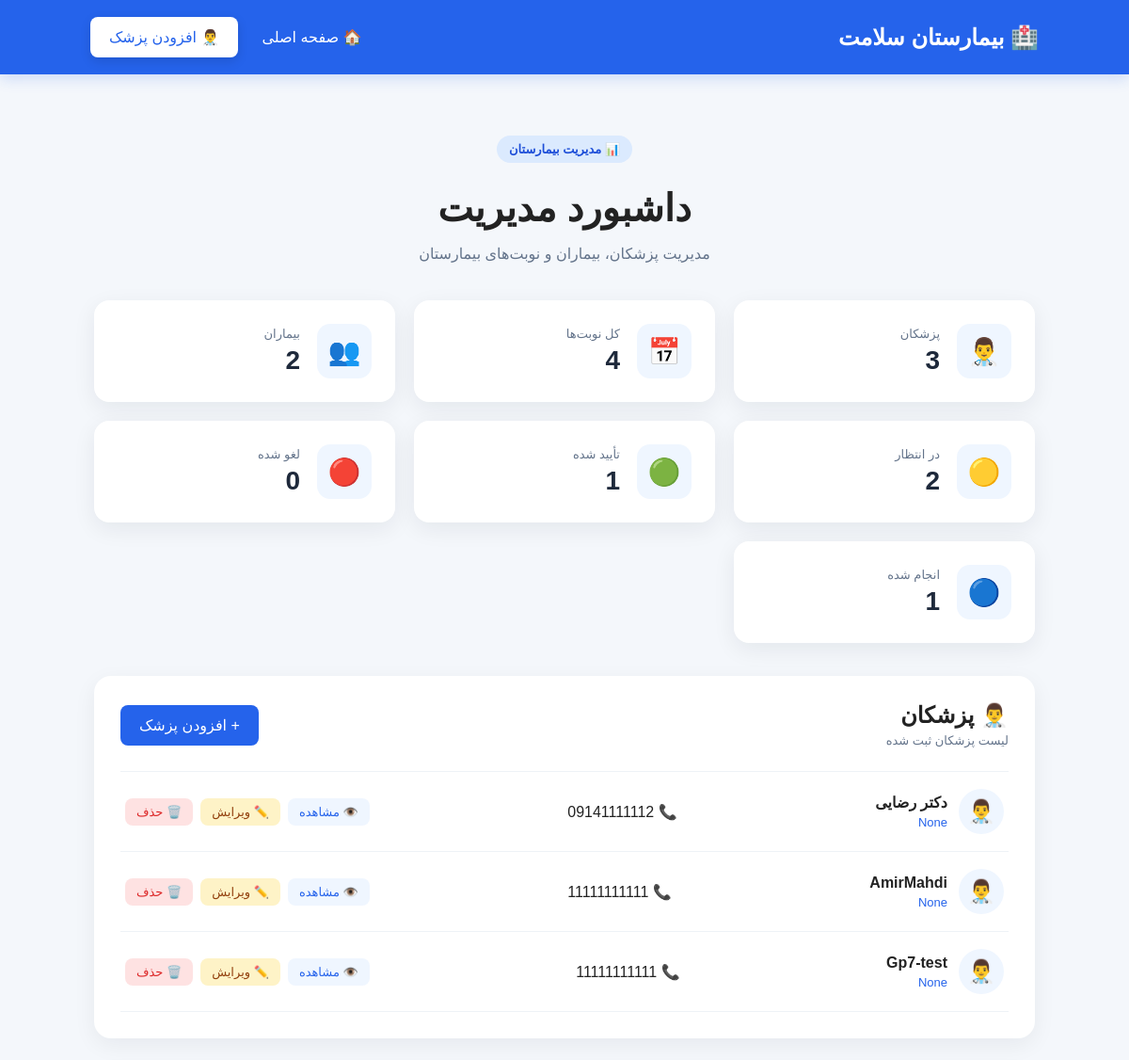
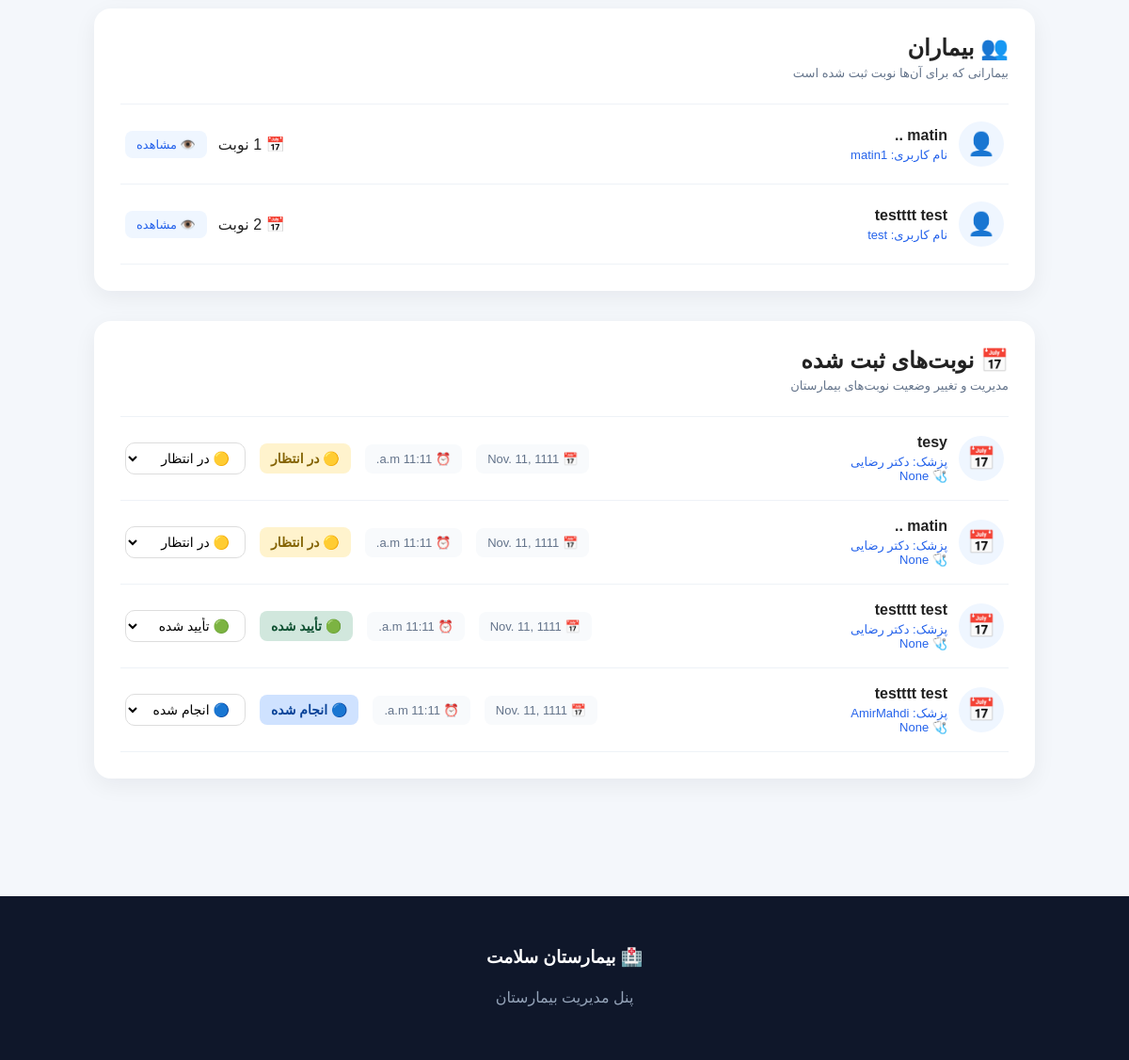
The app's page /dashboard/ (signed in), older data (2 pictures, top to bottom).
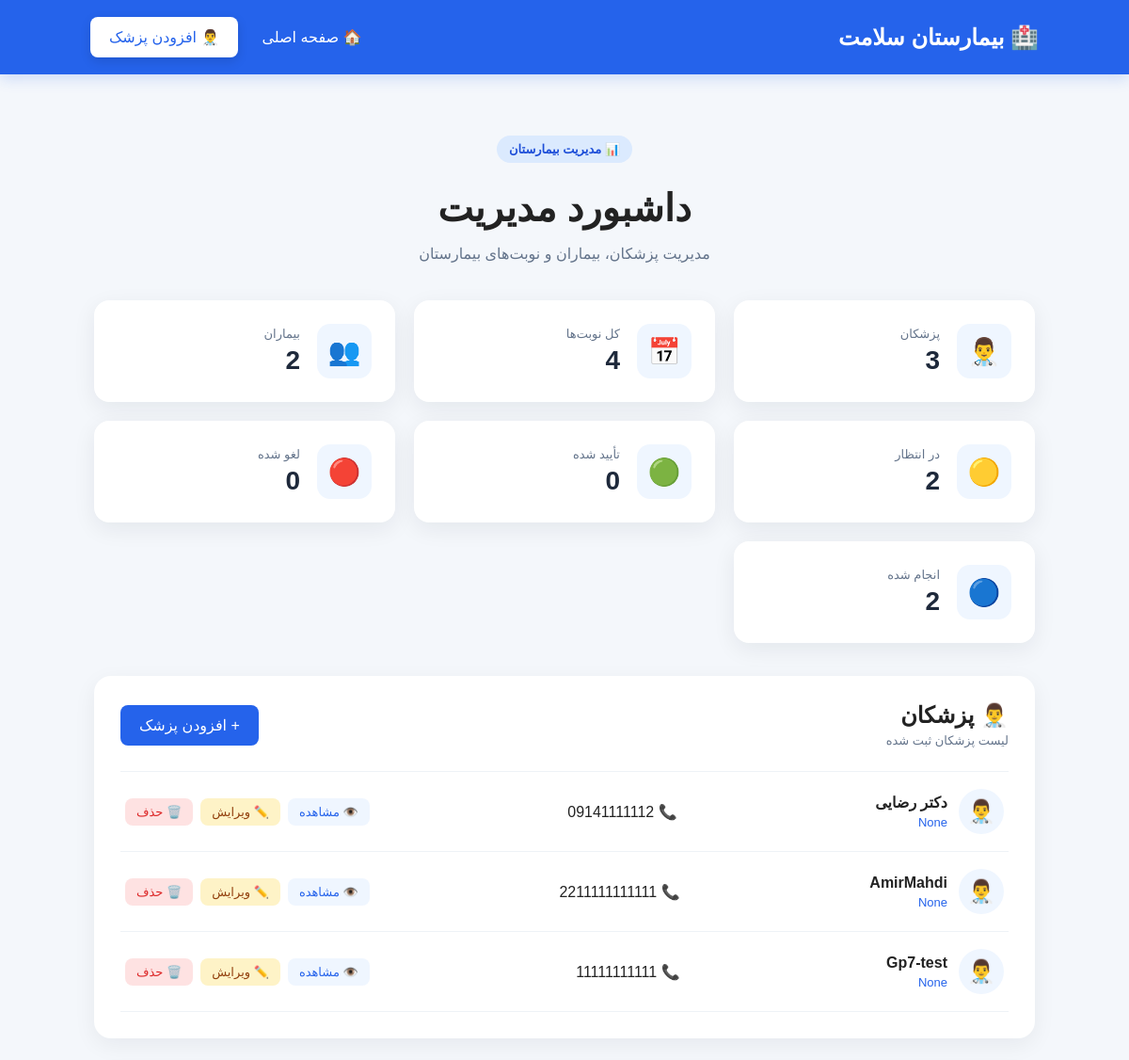
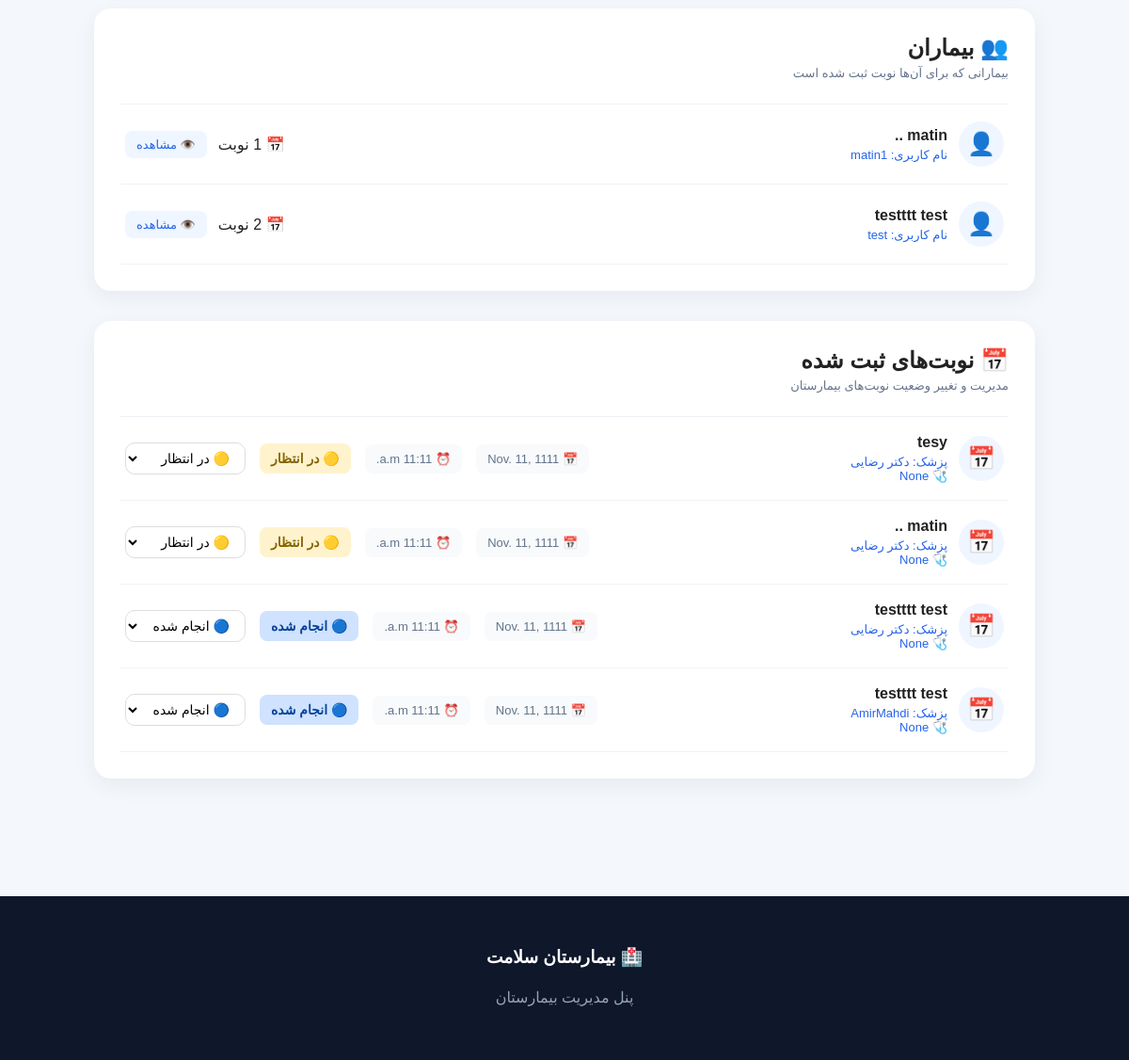
The same page, newer data (2 pictures, top to bottom).
### hospital/models.py (models this page shows, shortened)
class Doctor(models.Model):
    name = models.CharField(max_length=100)
    specialty = models.ForeignKey(
        Specialty,
        on_delete=models.SET_NULL,
        null=True,
        blank=True,
        related_name="doctors",
    )
    phone = models.CharField(max_length=20)

class Appointment(models.Model):
    STATUS_CHOICES = [
        ("pending", "در انتظار"),
        ("confirmed", "تأیید شده"),
        ("cancelled", "لغو شده"),
        ("completed", "انجام شده"),
    ]
    patient = models.ForeignKey(
        User,
        on_delete=models.CASCADE,
        null=True,
        blank=True
    )
    patient_name = models.CharField(max_length=100)
    doctor = models.ForeignKey(
        Doctor,
        on_delete=models.CASCADE
    )
    date = models.DateField()
    time = models.TimeField()
    status = models.CharField(
        max_length=20,
        choices=STATUS_CHOICES,
        default="pending"
    )

### hospital/views.py (the view)
# urls.py: path("dashboard/", dashboard, name="dashboard"),
@staff_member_required(login_url="/login/")
def dashboard(request):
    doctors = Doctor.objects.all()
    appointments = Appointment.objects.all().order_by(
        "-date",
        "-time"
    )
    patients = (
        User.objects
        .filter(appointment__isnull=False)
        .annotate(
            appointment_count=Count(
                "appointment",
                distinct=True
            )
        )
        .distinct()
    )
    pending_count = appointments.filter(
        status="pending"
    ).count()
    confirmed_count = appointments.filter(
        status="confirmed"
    ).count()
    cancelled_count = appointments.filter(
        status="cancelled"
    ).count()
    completed_count = appointments.filter(
        status="completed"
    ).count()
    return render(
        request,
        "dashboard.html",
        {
            "doctors": doctors,
            "appointments": appointments,
            "patients": patients,
            "pending_count": pending_count,
            "confirmed_count": confirmed_count,
            "cancelled_count": cancelled_count,
            "completed_count": completed_count,
        }
    )

### Templates/dashboard.html (shortened to what the changed rows need)
{% load static %}
<!DOCTYPE html>
<html lang="fa" dir="rtl">
<head>
    <link
        rel="stylesheet"
        href="{% static 'css/style.css' %}"
    >
</head>
<body class="dashboard-page">
<nav>
    <h2>
        🏥 بیمارستان سلامت
    </h2>
</nav>
<section class="dashboard">
    <div class="dashboard-header">
        <h1>
            داشبورد مدیریت
        </h1>
    </div>
    <div class="dashboard-stats">
        <div class="stat-card">
            <div>
                <span>
                    تأیید شده
                </span>
                <strong>
                    {{ confirmed_count }}
                </strong>
            </div>
        </div>
        <div class="stat-card">
            <div>
                <span>
                    انجام شده
                </span>
                <strong>
                    {{ completed_count }}
                </strong>
            </div>
        </div>
    </div>
    <div class="dashboard-section">
        <div class="dashboard-section-title">
            <div>
                <h2>
                    👨‍⚕️ پزشکان
                </h2>
            </div>
        </div>
        <div class="dashboard-table">
            {% for doctor in doctors %}
                <div class="dashboard-row">
                    <div class="dashboard-doctor">
                        <div class="doctor-mini-icon">
                            👨‍⚕️
                        </div>
                        <div>
                            <strong>
                                {{ doctor.name }}
                            </strong>
                            <span>
                                {{ doctor.specialty }}
                            </span>
                        </div>
                    </div>
                    <div>
                        📞 {{ doctor.phone }}
                    </div>
                    <div class="doctor-actions">
                        <a
                            href="{% url 'doctor_detail' doctor.id %}"
                            class="doctor-action view"
                        >
                            👁️ مشاهده
                        </a>
                        <a
                            href="{% url 'edit_doctor' doctor.id %}"
                            class="doctor-action edit"
                        >
                            ✏️ ویرایش
                        </a>
                        <form
                            method="POST"
                            action="{% url 'delete_doctor' doctor.id %}"
                            onsubmit="return confirm('آیا مطمئن هستید که می‌خواهید این پزشک را حذف کنید؟');"
                        >
                            <button
                                type="submit"
                                class="doctor-action delete"
                            >
                                🗑️ حذف
                            </button>
                        </form>
                    </div>
                </div>
            {% empty %}
                <div class="dashboard-empty">
                    هنوز پزشکی ثبت نشده است.
                </div>
            {% endfor %}
        </div>
    </div>
    <div class="dashboard-section">
        <div class="dashboard-section-title">
            <div>
                <h2>
                    👥 بیماران
                </h2>
            </div>
        </div>
    </div>
    <div class="dashboard-section appointments-dashboard">
        <div class="dashboard-section-title">
            <div>
                <h2>
                    📅 نوبت‌های ثبت شده
                </h2>
            </div>
        </div>
        <div class="dashboard-table">
            {% for appointment in appointments %}
                <div class="dashboard-row">
                    <div class="dashboard-doctor">
                        <div class="doctor-mini-icon">
                            📅
                        </div>
                        <div>
                            <strong>
                                {{ appointment.patient_name }}
                            </strong>
                            <span>
                                پزشک:
                                {{ appointment.doctor.name }}
                            </span>
                            <span>
                                🩺
                                {{ appointment.doctor.specialty }}
                            </span>
                        </div>
                    </div>
                    <div class="appointment-dashboard-info">
                        <span>
                            📅 {{ appointment.date }}
                        </span>
                        <span>
                            ⏰ {{ appointment.time }}
                        </span>
                        {% if appointment.status == "pending" %}
                            <span class="status pending">
                                🟡 در انتظار
                            </span>
                        {% elif appointment.status == "confirmed" %}
                            <span class="status confirmed">
                                🟢 تأیید شده
                            </span>
                        {% elif appointment.status == "cancelled" %}
                            <span class="status cancelled">
                                🔴 لغو شده
                            </span>
                        {% elif appointment.status == "completed" %}
                            <span class="status completed">
                                🔵 انجام شده
                            </span>
                        {% endif %}
                        <form
                            method="POST"
                            action="{% url 'update_appointment_status' appointment.id %}"
                        >
                            <select
                                name="status"
                                onchange="this.form.submit()"
                            >
                                <option
                                    value="confirmed"
                                    {% if appointment.status == "confirmed" %}
                                        selected
                                    {% endif %}
                                >
                                    🟢 تأیید شده
                                </option>
                                <option
                                    value="completed"
                                    {% if appointment.status == "completed" %}
                                        selected
                                    {% endif %}
                                >
                                    🔵 انجام شده
                                </option>
                            </select>
                        </form>
                    </div>
                </div>
            {% empty %}
                <div class="dashboard-empty">
                    📭 هنوز هیچ نوبتی ثبت نشده است.
                </div>
            {% endfor %}
        </div>
    </div>
</section>

Row changes from the older to the newer data that the page shows:
changed Doctor "AmirMahdi": phone "11111111111" → "2211111111111"
changed Appointment (number 3 of 4 on the later page): status "🟢 تأیید شده" → "🔵 انجام شده"
Text that changed along with them:
{{ confirmed_count }}: "1" → "0"
{{ completed_count }}: "1" → "2"
